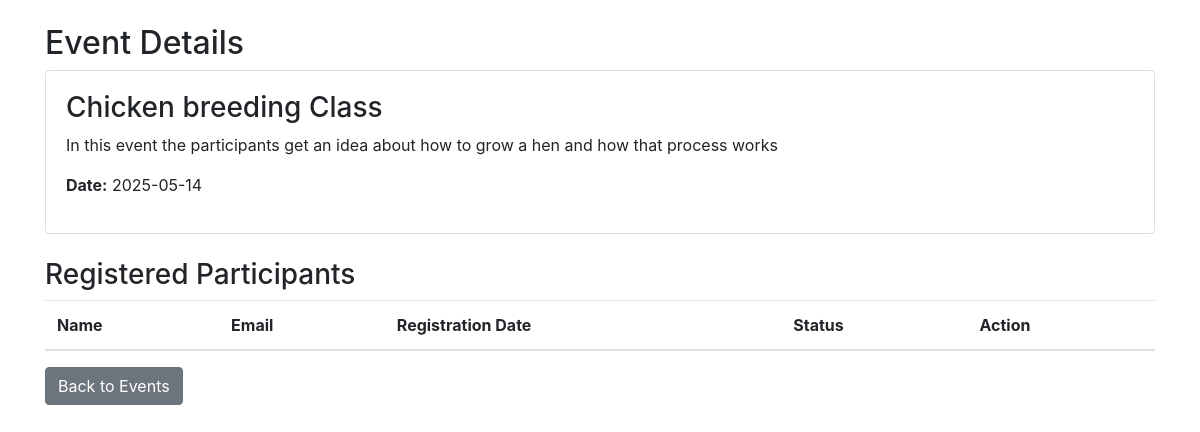
Page /farm/view-event2.php?id=3 on the committed database.
### tables this page shows
CREATE TABLE `tbl_events` (
  `event_id` int(11) NOT NULL,
  `farm_id` int(11) NOT NULL,
  `event_name` varchar(255) NOT NULL,
  `event_date` date NOT NULL,
  `event_description` text DEFAULT NULL,
  `created_at` timestamp NOT NULL DEFAULT current_timestamp(),
  `updated_at` timestamp NOT NULL DEFAULT current_timestamp() ON UPDATE current_timestamp(),
  `status` enum('0','1') NOT NULL DEFAULT '1'
);

### farm/view-event2.php (the view, shortened to what this page needs)
<?php
require_once '../databse/connect.php';
$event_id = $_GET['id'];
$event_query = "SELECT * FROM tbl_events WHERE event_id = ?";
$stmt = $conn->prepare($event_query);
$stmt->bind_param("i", $event_id);
$stmt->execute();
$event_result = $stmt->get_result();
$event = $event_result->fetch_assoc();
?>
<!DOCTYPE html>
<html>
<head>
    <link rel="stylesheet" href="https://stackpath.bootstrapcdn.com/bootstrap/4.5.2/css/bootstrap.min.css">
</head>
<body>
    <div class="container mt-4">
        <h2>Event Details</h2>
        <div class="card mb-4">
            <div class="card-body">
                <h3><?php echo $event['event_name']; ?></h3>
                <p><?php echo $event['event_description']; ?></p>
                <p><strong>Date:</strong> <?php echo $event['event_date']; ?></p>
            </div>
        </div>
        <h3>Registered Participants</h3>
        <table class="table">
            <thead>
                <tr>
                    <th>Name</th>
                    <th>Email</th>
                    <th>Registration Date</th>
                    <th>Status</th>
                    <th>Action</th>
                </tr>
            </thead>
        </table>
        <a href="../farm/event.php" class="btn btn-secondary">Back to Events</a>
    </div>
</body>
</html>

### rows in the picture
tbl_events: event_name "Chicken breeding Class", event_description "In this event the participants get an idea about how to grow a hen and how that process works", event_date "2025-05-14"
